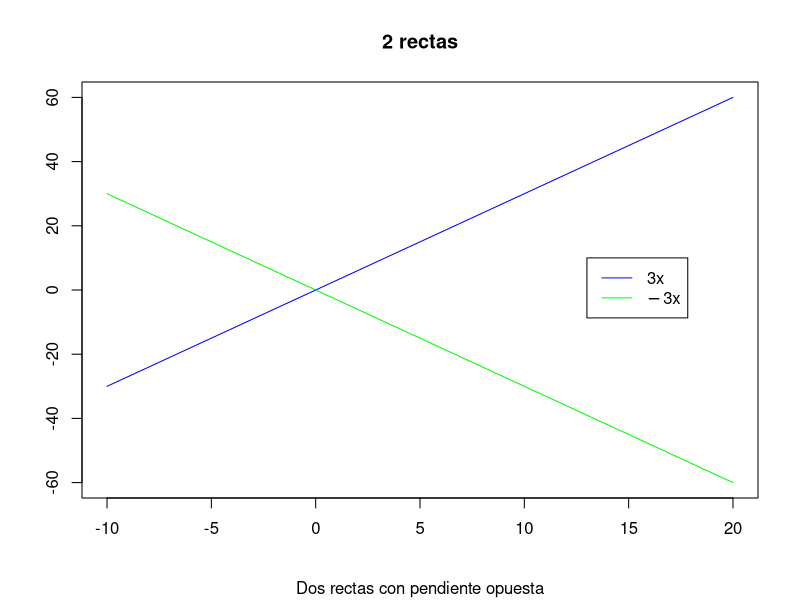
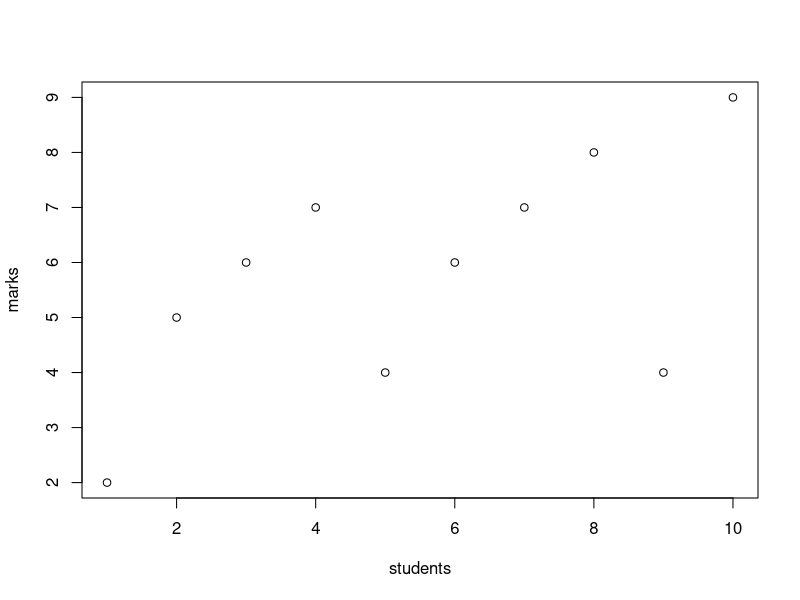
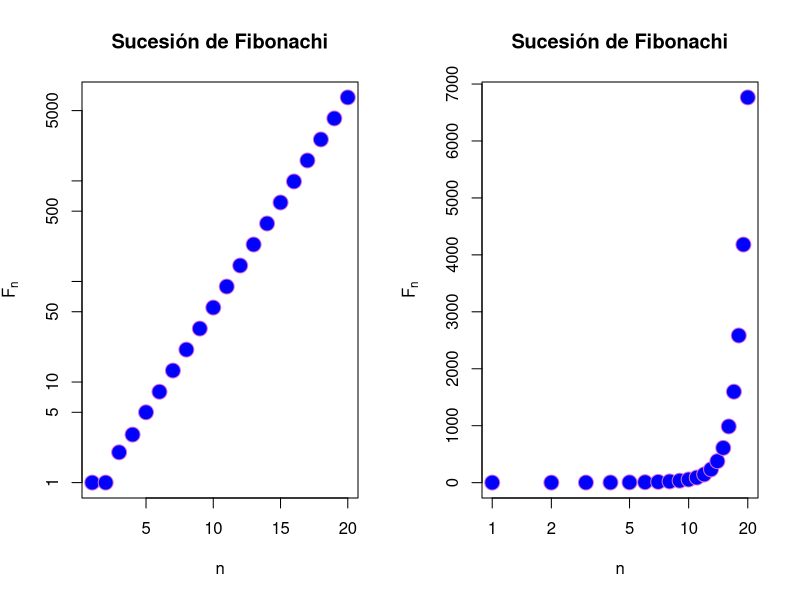
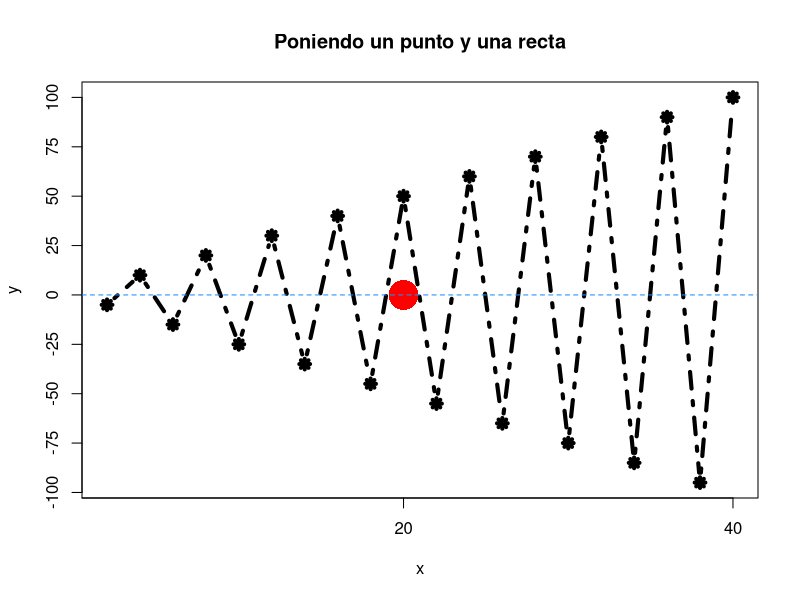
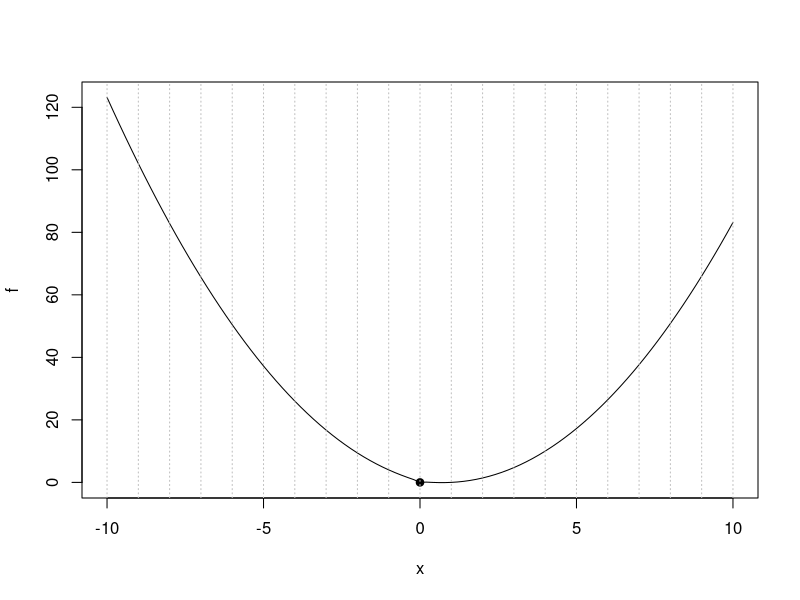
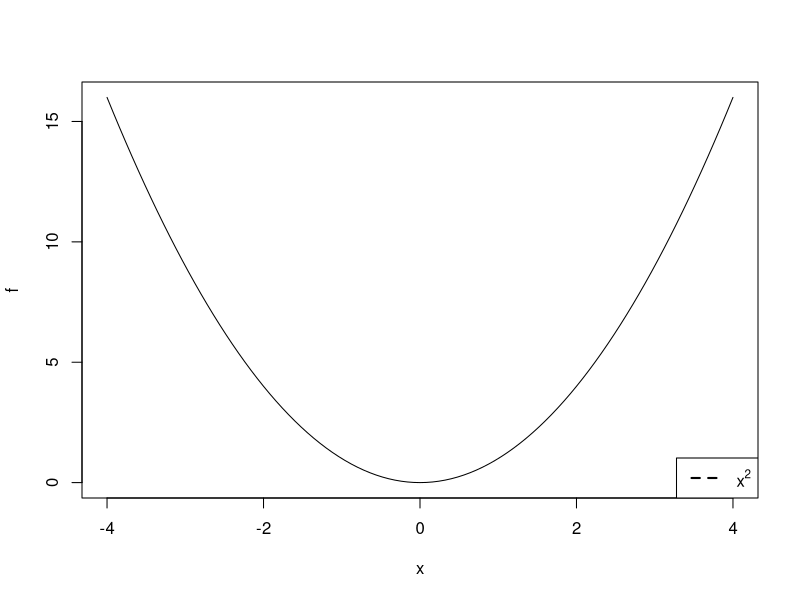

Write R code to recreate these figures, in order.
## ---- chunk 1
knitr::opts_chunk$set(echo = TRUE)
## ---- chunk 2
curve(3*x,-10,20, col = "blue",
      ylab ="", xlab = "",
      main = "2 rectas", 
      sub = "Dos rectas con pendiente opuesta",
      ylim =c(-60,60),
      xlim = c(-10,20))

curve(-3*x,-10,20, col ="green",
      add = TRUE)

legend(x=13,y=10,
       legend = c(expression(3*x),expression(-3*x)),
       col = c("blue","green"),
       lty = 1)
## ---- chunk 3

students = c(1:10)
marks = c(2,5,6,7,4,6,7,8,4,9)
plot(students, marks)

## ---- chunk 4

n = 1:20

fib = (1/sqrt(5))*((1+sqrt(5))/2)^n - (1/sqrt(5))*((1-sqrt(5))/2)^n
fib

# Determine the disposition of plots (rows, columns)
par(mfrow = c(1,2))

# First graph
plot(fib, 
     xlab="n", 
     main="Sucesión de Fibonachi", 
     log="y", ylab=expression(F[n]), 
     pch=21, 
     cex=2, 
     col="orchid",
     bg="blue")

# Second graph
plot(fib, 
     xlab="n", 
     main="Sucesión de Fibonachi", 
     log="x", 
     ylab=expression(F[n]), 
     pch=21, 
     cex=2, 
     col="orchid",
     bg="blue")

# Close the disposition of plots to normal (rows, columns)
par(mfrow = c(1,1))
## ---- chunk 5
x = (2*(1:20))
y = (-1)^(1:20)*5*(1:20)
plot(x,y, 
     main = "Poniendo un punto y una recta", 
     pch = 8, 
     cex = 1, 
     type = "b", 
     lty = 4, 
     lwd = 4, xaxp = c(0,40,2), yaxp = c(-100,100,8))
points(20,0, col = "red", cex = 4, pch = 16)
abline (h = 0, lty = 2, col = "dodgerblue")
## ---- chunk 6

f = function(x){
        x^2 - 2*x + sqrt(abs(x))
}

plot(f, xlim= c(-10,10))
points(0,0, pch=19)

abline(v=-10:10, lty="dotted", col="grey")
## ---- chunk 7
f = function(x){x^2}
plot(f, xlim= c(-4,4))
lines(-3:3, )
legend("bottomright",
       lwd = 2,
       legend = c(expression(x^2)), lty="dashed")

